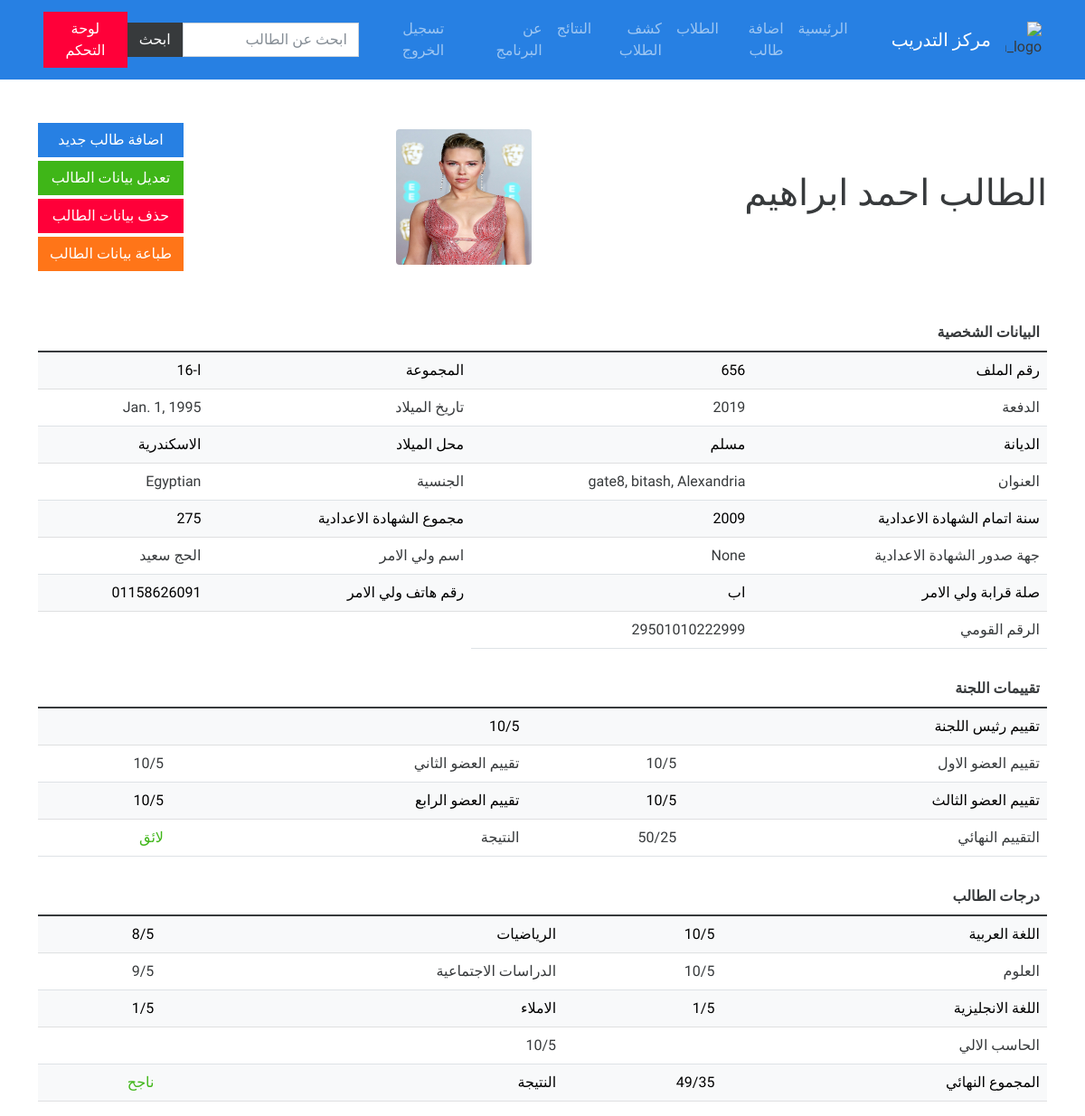
/student-detail/4/ (signed in), run on an earlier commit of the app's database.
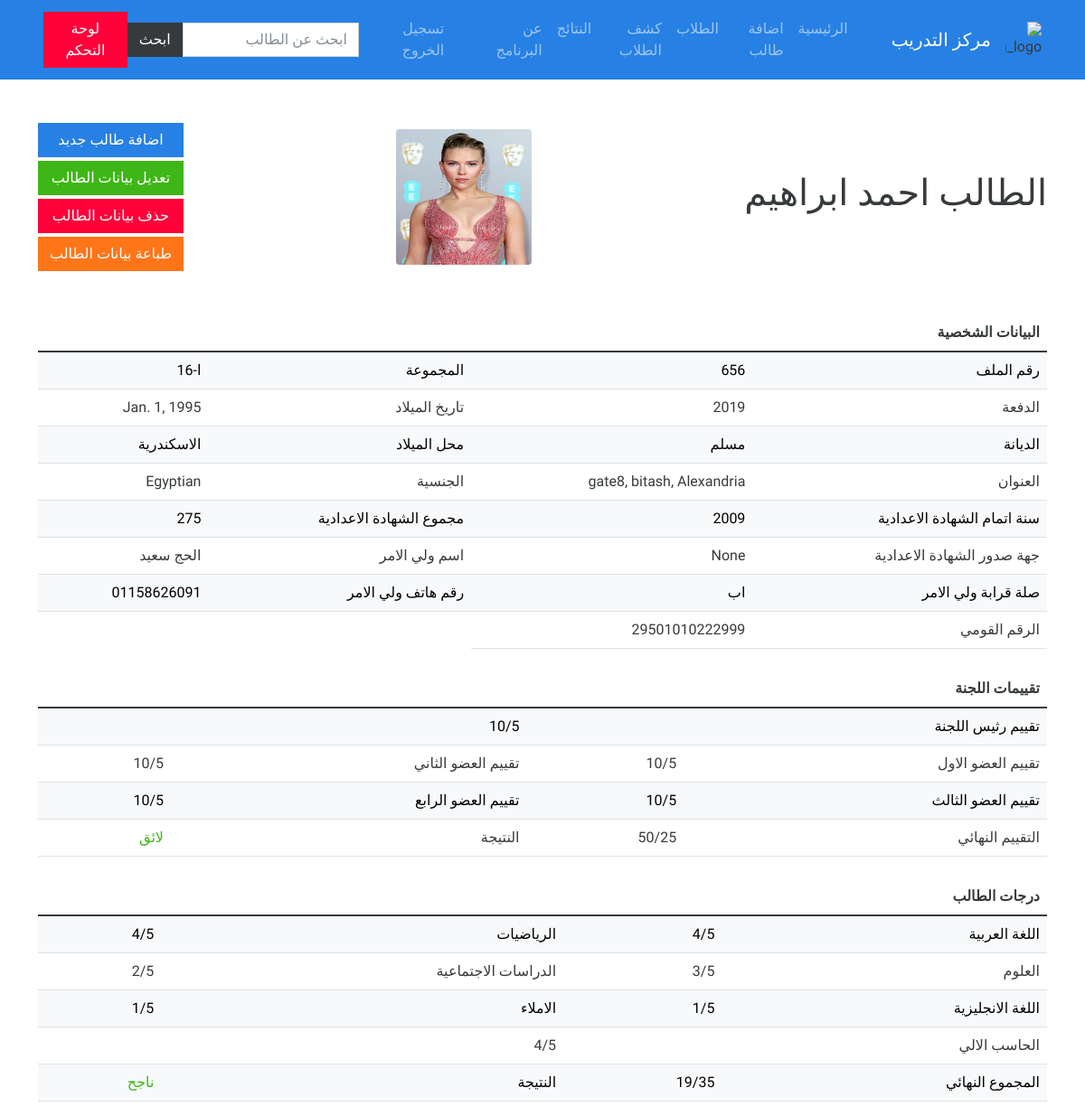
And on a later commit of the database.
### trsana/models.py (models this page shows, shortened)
class Student(models.Model):
    name = models.CharField(_("اسم الطالب"), max_length=50)
    file_no = models.IntegerField(_("رقم الملف"), unique=True)
    group = models.CharField(_("المجموعة"), max_length=50)
    batch = models.CharField(_("الدفعة"), max_length=50)
    birthdate = models.DateField(
        _("تاريخ الميلاد"), auto_now=False, auto_now_add=False)
    religion = models.CharField(
        _("الديانة"), max_length=50, choices=Religion.choices, default=Religion.مسلم)
    birthplace = models.CharField(
        _("محل الميلاد"), max_length=50, choices=Birthplace.choices, default=Birthplace.الاسكندرية)
    address = models.CharField(_("العنوان"), max_length=100)
    nationality = models.CharField(_("الجنسية"), max_length=50, default='مصري')
    junior_cert_year = models.CharField(
        _("سنة اتمام الشهادة الاعدادية"), max_length=50)
    junior_cert_total = models.IntegerField(_("مجموع الشهادة الاعدادية"))
    junior_cert_place = models.CharField(
        _("جهة صدور الشهادة الاعدادية"), max_length=50, null=True, choices=Birthplace.choices)
    guardian = models.CharField(_("اسم ولي الامر"), max_length=50)
    guardian_rel = models.CharField(_("صلة قرابة ولي الامر"), max_length=50)
    guardian_phone = models.CharField(
        _("رقم هاتف ولي الامر"), max_length=50, unique=True)
    national_id = models.CharField(
        _("الرقم القومي"), max_length=50, unique=True)
    student_pic = models.ImageField(
        _("صورة الطالب"), upload_to='students', unique=True)
    rel = models.BooleanField(_("تابع"), default=False)
    rel_to = models.CharField(
        _("اسم التابع"), max_length=50, null=True, blank=True)
    author = models.ForeignKey(
        settings.AUTH_USER_MODEL, verbose_name=_("المحرر"), on_delete=models.SET_NULL, null=True)
    class Meta:
        verbose_name = _("الطالب")
        verbose_name_plural = _("الطلاب")
    def get_update_url(self):
        return reverse('update-student', kwargs={'pk': self.pk})
    def get_delete_url(self):
        return reverse('delete-student', kwargs={'pk': self.pk})

class CommitteeEvaluation(models.Model):
    student = models.OneToOneField(
        "Student", verbose_name=_("الطالب"), on_delete=models.CASCADE, related_name='committee_eval')
    committee_chairman = models.IntegerField(_("رئيس اللجنة"))
    first_member = models.IntegerField(_("العضو الاول"))
    second_member = models.IntegerField(_("العضو الثاني"))
    third_member = models.IntegerField(_("العضو الثالث"))
    forth_member = models.IntegerField(_("العضو الرابع"))
    @property
    def total(self):
        return self.committee_chairman + self.first_member + self.second_member + self.third_member + self.forth_member
    @property
    def result(self):
        if self.total >= 12.5:
            return 'لائق'
        else:
            return 'غير لائق'
    class Meta:
        verbose_name = _("تقييم اللجنة")
        verbose_name_plural = _("تقييمات اللجنة")

class StudentGrades(models.Model):
    student = models.OneToOneField("Student", verbose_name=_(
        "درجات الطالب"), related_name='student_grades', on_delete=models.CASCADE)
    arabic = models.IntegerField(_("اللغة العربية"))
    english = models.IntegerField(_("اللغة الانجليزية"))
    math = models.IntegerField(_("الرياضيات"))
    science = models.IntegerField(_("العلوم"))
    social_studies = models.IntegerField(_("الدراسات الاجتماعية"))
    computer = models.IntegerField(_("الحاسب الالي"))
    spelling = models.IntegerField(_("املاء"))
    @property
    def total(self):
        return self.arabic + self.math + self.science + self.social_studies + self.computer + self.english + self.spelling
    @property
    def result(self):
        if self.total >= 17.5:
            return 'ناجح'
        else:
            return 'راسب'
    class Meta:
        verbose_name = _("درجات الطالب")
        verbose_name_plural = _("درجات الطلاب")

### trsana/views.py (the view)
# urls.py: path('student-detail/<int:pk>/', student_detail, name='student_detail'),
@login_required
def student_detail(request, pk):
    if not request.user.is_staff:
        return render(request, 'trsana/403.html')
    student = get_object_or_404(Student, pk=pk)
    return render(request, 'trsana/student.html', context={'student': student})

### trsana/templates/trsana/student.html (shortened to what this page needs)
{% extends 'base/main.html' %}
{% block main %}
<div style='direction:rtl;'>
    <div class='d-flex justify-content-between align-items-center py-5'>
        <h1>الطالب {{ student.name }}</h1>
        <img class='rounded' src="{{ student.student_pic.url }}" alt="{{ student.name }}" style='width:150px; height:150px;'>
        <div class='d-flex flex-column'>
            <a href="{% url 'add-student' %}" class='btn btn-primary'>اضافة طالب جديد</a>
            <a href='{{ student.get_update_url }}' class='btn btn-success my-1'>تعديل بيانات الطالب</a>
            <a href='{{ student.get_delete_url }}' class='btn btn-danger mb-1'>حذف بيانات الطالب</a>
            <button class='btn btn-warning' id='printBtn'>طباعة بيانات الطالب</button>
        </div>
    </div>
    <div>
        <table class="table table-hover">
            <thead>
                <tr>
                    <th colspan='4'>البيانات الشخصية</th>
                </tr>
            </thead>
            <tbody>
              <tr class="table-light">
                <td>رقم الملف</td>
                <td>{{ student.file_no }}</td>
                <td>المجموعة</td>
                <td>{{ student.group }}</td>
              </tr>
              <tr class="">
                <td>الدفعة</td>
                <td>{{ student.batch }}</td>
                <td>تاريخ الميلاد</td>
                <td>{{ student.birthdate }}</td>
              </tr>
              <tr class="table-light">
                <td>الديانة</td>
                <td>{{ student.religion }}</td>
                <td>محل الميلاد</td>
                <td>{{ student.birthplace }}</td>
              </tr>
              <tr class="">
                <td>العنوان</td>
                <td>{{ student.address }}</td>
                <td>الجنسية</td>
                <td>{{ student.nationality }}</td>
              </tr>
              <tr class="table-light">
                <td>سنة اتمام الشهادة الاعدادية</td>
                <td>{{ student.junior_cert_year }}</td>
                <td>مجموع الشهادة الاعدادية</td>
                <td>{{ student.junior_cert_total }}</td>
              </tr>
              <tr class="">
                <td>جهة صدور الشهادة الاعدادية</td>
                <td>{{ student.junior_cert_place }}</td>
                <td>اسم ولي الامر</td>
                <td>{{ student.guardian }}</td>
              </tr>
              <tr class="table-light">
                <td>صلة قرابة ولي الامر</td>
                <td>{{ student.guardian_rel }}</td>
                <td>رقم هاتف ولي الامر</td>
                <td>{{ student.guardian_phone }}</td>
              </tr>
              <tr class="">
                <td>الرقم القومي</td>
                <td>{{ student.national_id }}</td>
            </tr>
            </tbody>
          </table>
    </div>
    <div class='my-4'>
        <table class="table table-hover">
            <thead>
                <tr>
                    <th colspan='4'>تقييمات اللجنة</th>
                </tr>
            </thead>
            <tbody>
              <tr class="table-light">
                <td colspan='2'>تقييم رثيس اللجنة</td>
                <td colspan='2'>{{ student.committee_eval.committee_chairman }}/5</td>
              </tr>
              <tr class="">
                <td>تقييم العضو الاول</td>
                <td>{{ student.committee_eval.first_member }}/5</td>
                <td>تقييم العضو الثاني</td>
                <td>{{ student.committee_eval.second_member }}/5</td>
              </tr>
              <tr class="table-light">
                <td>تقييم العضو الثالث</td>
                <td>{{ student.committee_eval.third_member }}/5</td>
                <td>تقييم العضو الرابع</td>
                <td>{{ student.committee_eval.forth_member }}/5</td>
              </tr>
              <tr class="">
                <td>التقييم النهائي</td>
                <td>{{ student.committee_eval.total }}/25</td>
                <td>النتيجة</td>
                <td class="{% if student.committee_eval.result == 'لائق' %}text-success{% else %}text-danger{% endif %}">{{ student.committee_eval.result }}</td>
              </tr>
            </tbody>
          </table>
    </div>
    <div>
        <table class="table table-hover">
            <thead>
                <tr>
                    <th colspan='4'>درجات الطالب</th>
                </tr>
            </thead>
            <tbody>
              <tr class="table-light">
                <td>اللغة العربية</td>
                <td>{{ student.student_grades.arabic }}/5</td>
                <td>الرياضيات</td>
                <td>{{ student.student_grades.math }}/5</td>
              </tr>
              <tr class="">
                <td>العلوم</td>
                <td>{{ student.student_grades.science }}/5</td>
                <td>الدراسات الاجتماعية</td>
                <td>{{ student.student_grades.social_studies }}/5</td>
              </tr>
              <tr class="table-light">
                <td>اللغة الانجليزية</td>
                <td>{{ student.student_grades.english }}/5</td>
                <td>الاملاء</td>
                <td>{{ student.student_grades.spelling }}/5</td>
              </tr>
              <tr class="">
                <td colspan='2'>الحاسب الالي</td>
                <td colspan='2'>{{ student.student_grades.computer }}/5</td>
              </tr>
              <tr class="table-light">
                <td>المجموع النهائي</td>
                <td>{{ student.student_grades.total }}/35</td>
                <td>النتيجة</td>
                <td class="{% if student.student_grades.result == 'ناجح' %}text-success{% else %}text-danger{% endif %}">{{ student.student_grades.result }}</td>
              </tr>
            </tbody>
          </table>
    </div>
</div>
{% endblock main %}

### templates/base/main.html (shortened to what this page needs)
<!DOCTYPE html>
{% load static %}
<html lang="en">
  <head>
    <link rel="stylesheet" href="{% static 'bootstrap.min.css' %}" />
  </head>
  <body>
    <header id='headnav' style="direction: rtl">
      <nav class="navbar navbar-expand-lg navbar-dark bg-primary">
        <div class="container-fluid px-5 py-1">
          <img src="http://34.221.193.108/media/logo.png" style='width:40px;' alt="trsana_logo">
          <a class="navbar-brand" href="/">مركز التدريب</a>
          <div class="collapse navbar-collapse" id="navbarColor01">
            <ul class="navbar-nav ms-auto">
              <li class="nav-item">
                <a class="nav-link {% if title == 'home' %}active{% endif %}" href="{% url 'home' %}"
                  >الرئيسية
                </a>
              </li>
              {% if request.user.is_authenticated %}
                <li class="nav-item">
                  <a class="nav-link {% if title == 'add' %}active{% endif %}" href="{% url 'add-student' %}">اضافة طالب</a>
                </li>
              {% endif %}
              {% if request.user.is_staff %}
                <li class="nav-item">
                  <a class="nav-link {% if title == 'students' %}active{% endif %}" href="{% url 'students' 'cards' %}">الطلاب</a>
                </li>
                <li class="nav-item">
                  <a class="nav-link {% if title == 'students_table' %}active{% endif %}" href="{% url 'students' 'table' %}">كشف الطلاب</a>
                </li>
                <li class="nav-item">
                  <a class="nav-link {% if title == 'results' %}active{% endif %}" href="{% url 'results' %}">النتائج</a>
                </li>
              {% endif %}
              <li class="nav-item">
                <a class="nav-link {% if title == 'about' %}active{% endif %}" href="{% url 'about' %}">عن البرنامج</a>
              </li>
            </ul>
            <ul class="navbar-nav">
              {% if request.user.is_authenticated %}
                <li class="nav-item">
                  <a href="{% url 'account_logout' %}" class='nav-link'>تسجيل الخروج</a>
                </li>
              {% endif %}
            </ul>
            <form action="{% url 'students' 'cards' %}" method='GET' enctype="multipart/form-data" class="d-flex">
              <input
                class="form-control me-sm-2"
                type="text"
                placeholder="ابحث عن الطالب"
                name='search'
              />
              <button class="btn btn-dark my-2 my-sm-0" type="submit">
                ابحث
              </button>
            </form>
            {% if request.user.is_superuser %}
              <a href="/admin" class='btn btn-danger'>لوحة التحكم</a>
            {% endif %}
          </div>
        </div>
      </nav>
    </header>
    <div class="{% if title == 'students_table' or title == 'results'  %}container-fluied px-2{% else %}container{% endif %}">
    {% block main %}{% endblock %}
    </div>
  </body>
</html>

### templates/base/main.html (style rules this page uses)
* { font-family: 'Cairo', sans-serif; scroll-behavior: smooth; }

What changed in the data, as far as the page shows it:
changed through a linked row, Student "احمد ابراهيم": student_grades.arabic "10" → "4"; student_grades.math "8" → "4"; student_grades.science "10" → "3"; student_grades.social_studies "9" → "2"; student_grades.computer "10" → "4"; student_grades.total "49" → "19"
